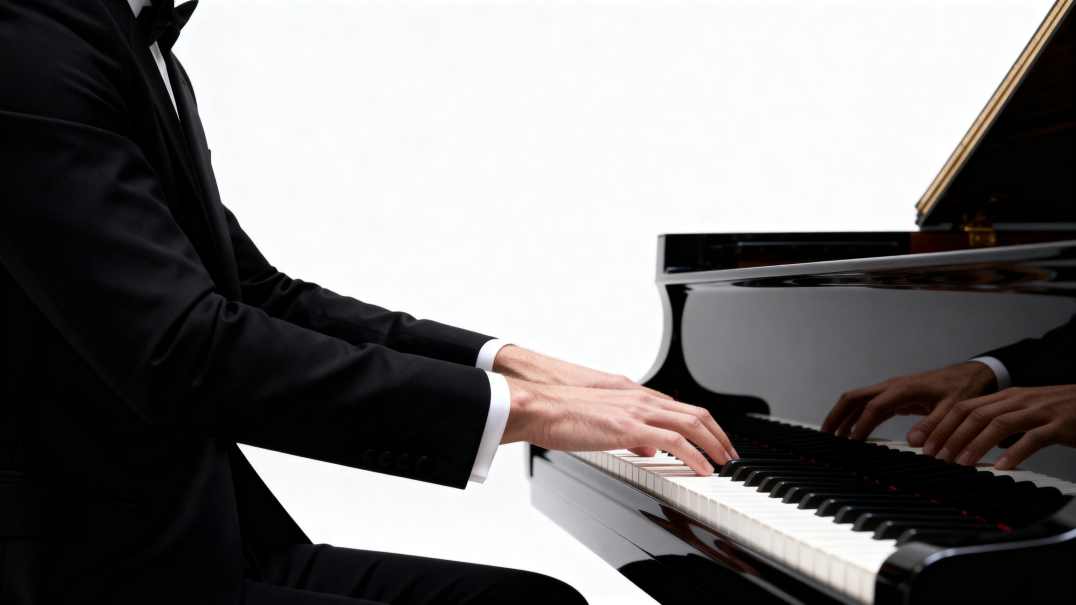
#> input picture images/backgorund-images/hero-alt-scene.jpg, 5376 x 3024 px, given in place of hero-piano-raw.jpg, which was not available (shown at 1/5 size)
$ python build_hero.py
#> lines starting #> are read from the running program, lines starting #| are printed output that depends on the picture; after the words box and inside, x2 and y2 are one past the last pixel; in counts of white or black regions, pixels touching at a corner belong together; pictures that were not available may be replaced by others from this repository, and a replacement may not be noted
"""Compose the desktop hero from the generated grand-piano plate.

The instrument is used exactly as generated. Nothing here redraws, replaces,
masks or otherwise touches the piano: no keyboard is reconstructed, no decal is
laid on, no part of the anatomy is altered. An earlier version of this script
did rebuild the keyboard; that is removed.

What remains are the three things the page needs and that do not touch the
instrument:

  1. the studio backdrop is forced to exactly #f6f5f3, the colour of the
     piano-video section, so the hero shares one ground with it;
  2. the plate is scaled and positioned for the hero -- inset slightly so the
     whole instrument survives the side crop a 16:10 viewport applies;
  3. the bottom of the frame is dissolved into that same backdrop, starting
     below the legs so the keys are never faded, and the top is dissolved the
     same way so the lid's cropped edge vanishes behind the nav.
"""
import os

import numpy as np
from PIL import Image, ImageDraw, ImageFilter

SRC = "images/backgorund-images/hero-piano-raw.jpg"
DST = "images/backgorund-images/hero-piano.jpg"
BONE = np.array([0xF6, 0xF5, 0xF3], dtype=np.float64)   # == the piano-video section

RIM_Y = 1250                       # top of the case; above it only lid, prop and backdrop
KB_LOW = 2301                      # the keyboard's lowest point on the plate

# Design frame is 16:9; built at 2x and delivered at 3840x2160.
SS = 2
DW, DH = 1600 * SS, 900 * SS
KB_BOTTOM = 800 * SS               # where the keyboard's lowest point lands
PIANO_TOP = 0                      # plate is top-aligned: its lid is cut at its own top edge
PIANO_DX = 0                       # centred; the backdrop is bone either side
FADE_FROM, FADE_TO = 762 * SS, 812 * SS   # below the legs, above the scroll cue

# The lid is cropped by the plate's own top edge and, with the instrument whole
# and centred, it crosses the nav's centred logo at every offset that keeps the
# body complete -- black wordmark on black lid. A short dissolve at the top lets
# that cropped edge vanish into the bone the nav sits on, instead of ending on a
# hard line. Same operation as the bottom dissolve; the instrument is untouched.
TOP_FADE_TO = 160 * SS

# The plate is inset so the whole instrument survives the side crop: a 16:10
# viewport shows only the middle 90% of a 16:9 background under `cover`, and the
# piano spans ~96% of the plate, so at full size its tail and cheek would be cut.
PLATE_SCALE = 0.90


# NOTE: every generation run so far -- nineteen, across two models -- was asked
# for black felt behind the keys, and every one came back with the red strip.  It
# is a real feature of the instrument, not a model artefact.  An earlier revision
# of this script desaturated it here; that was a retouch of the photograph and
# has been removed.  The plate now goes out exactly as generated.


def snap_backdrop(a):
    """Force the studio backdrop onto exactly BONE, leaving the piano alone.

    Above the rim the frame holds only lid, prop and backdrop, so a threshold is
    safe there and reaches the void the lid encloses, which a border flood fill
    cannot. Below the rim the fill is seeded from every edge -- the instrument
    reaches both sides, so pockets beside it are not all reachable from one
    corner -- and it never touches the naturals, which the case encloses.
    """
    h, w, _ = a.shape
    lum = 0.2126*a[:, :, 0] + 0.7152*a[:, :, 1] + 0.0722*a[:, :, 2]
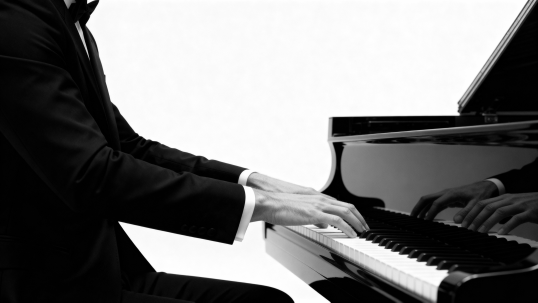
#> lum: shape (3024, 5376) float64 (shown at 1/10 size); min 0, max 255, mean 120.3
    m = np.zeros((h, w), bool)
    m[:RIM_Y] = lum[:RIM_Y] > 185
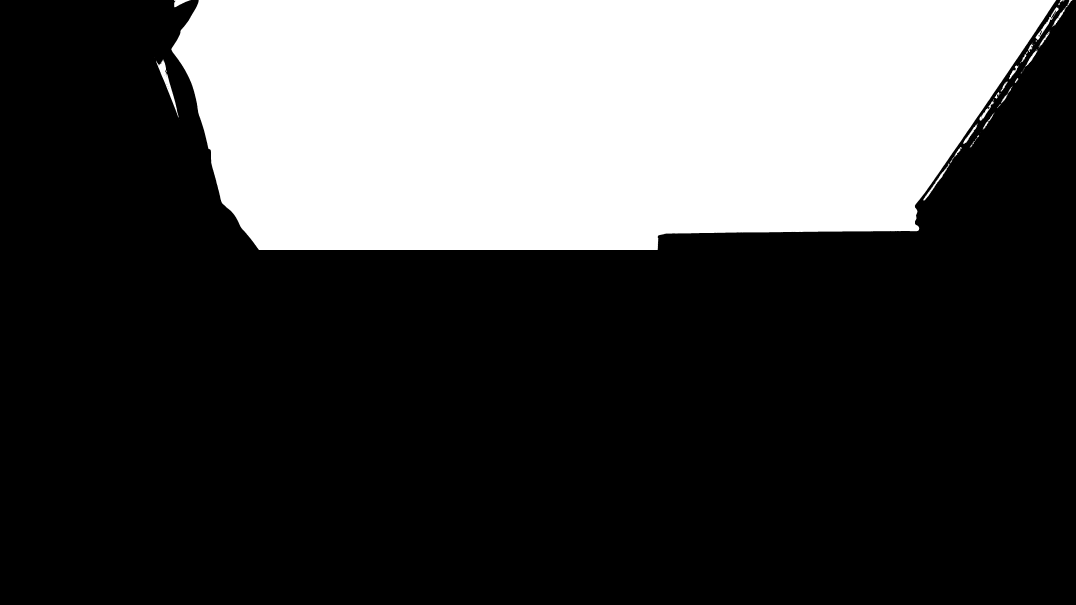
#> m: shape (3024, 5376) bool (shown at 1/5 size); 29% white; 92 white regions (57 under 20 px), largest, box (x1, y1, x2, y2) and area: (857, 0, 5281, 1250) 4687767, (780, 297, 893, 589) 5484, (5177, 34, 5294, 201) 2301

    im = Image.fromarray(np.clip(a, 0, 255).astype(np.uint8))
#> im is the input picture: PIL image 5376x3024 RGB; mean R, G, B 121.6, 120, 119.8
    small = im.convert("L").resize((w // 4, h // 4), Image.BILINEAR)
    light = small.point(lambda v: 255 if v > 125 else 0)
#> light: PIL image 1344x756 L; 45.5% white; 57 white regions (43 under 20 px), largest, box (x1, y1, x2, y2) and area: (214, 0, 1332, 756) 451597, (854, 353, 958, 487) 7037, (1154, 0, 1341, 266) 1601
    sw, sh = light.size
    for sx, sy in [(0, 0), (sw-1, 0), (0, sh-1), (sw-1, sh-1),
                   (sw//2, 0), (0, sh//2), (sw-1, sh//2), (sw//2, sh-1)]:
        if light.getpixel((sx, sy)) == 255:
            ImageDraw.floodfill(light, (sx, sy), 128)
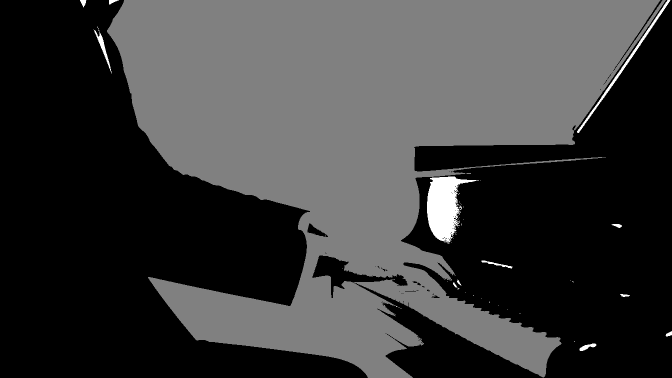
#> light: PIL image 1344x756 L (shown at 1/2 size); min 0, max 255, mean 59.5
    below = np.asarray(light.point(lambda v: 255 if v == 128 else 0)
                       .resize((w, h), Image.NEAREST), np.uint8) > 0
#> below: shape (3024, 5376) bool; 44.4% white; 1 white region, box (x1, y1, x2, y2) and area: (856, 0, 5328, 3024) 7225344
    m[RIM_Y:] = below[RIM_Y:]
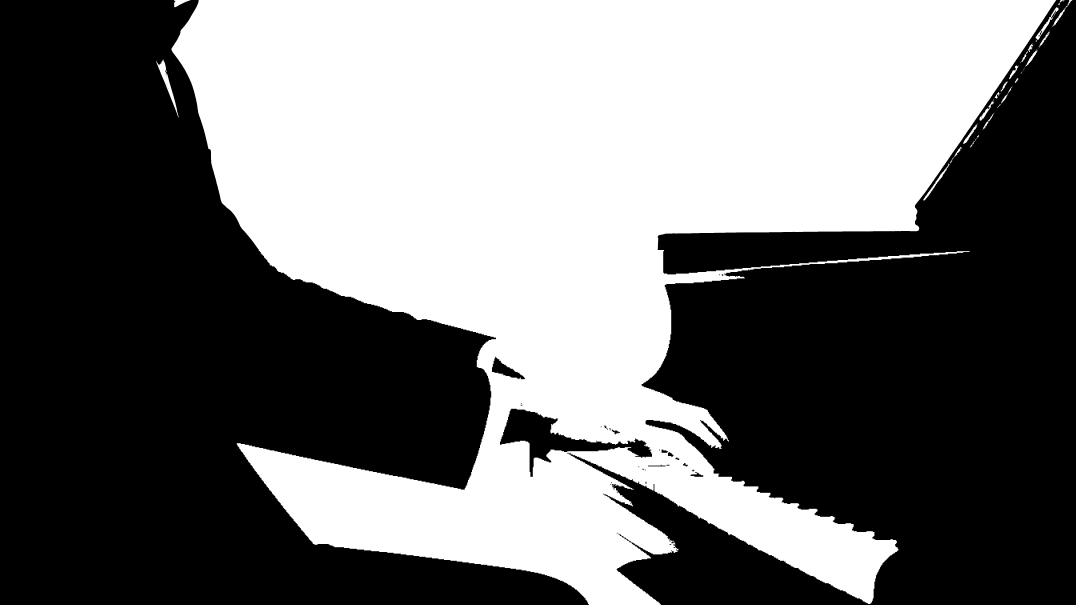
#> m: shape (3024, 5376) bool (shown at 1/5 size); 44.3% white; 92 white regions (57 under 20 px), largest, box (x1, y1, x2, y2) and area: (857, 0, 5281, 3024) 7181791, (780, 297, 893, 589) 5484, (5177, 34, 5294, 201) 2301

    soft = np.asarray(Image.fromarray((m * 255).astype(np.uint8))
                      .filter(ImageFilter.GaussianBlur(2.0)), np.float64) / 255.0
    return a * (1 - soft[:, :, None]) + BONE[None, None, :] * soft[:, :, None]
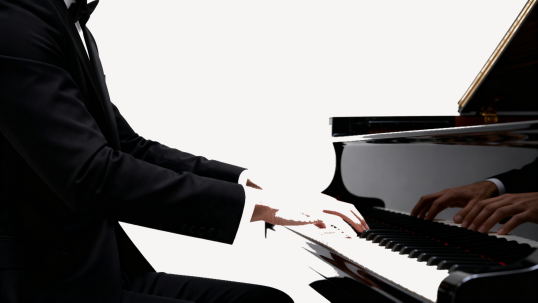
#> returned value: shape (3024, 5376, 3) float64 (shown at 1/10 size); mean of channels 0, 1, 2 122.6, 121, 120.1; drawn as R, G, B


a = np.asarray(Image.open(SRC).convert("RGB"), dtype=np.float64)
im = Image.fromarray(np.clip(snap_backdrop(a), 0, 255).astype(np.uint8))

# The plate is framed 16:9 with the whole instrument inside it, so it maps onto
# the hero one to one: scaling to fill the canvas height also fills the width,
# and the complete body, the legs and the room below the keys all survive.
# Pinning the keyboard to a fixed design row instead would blow the plate up to
# ~143% of the hero width and crop the body and legs straight back off.
K = DH / im.height * PLATE_SCALE
scaled = im.resize((round(im.width * K), round(im.height * K)), Image.LANCZOS)
canvas = Image.new("RGB", (DW, DH), tuple(BONE.astype(int)))
canvas.paste(scaled, (DW // 2 - round(im.width / 2 * K) + PIANO_DX, PIANO_TOP))
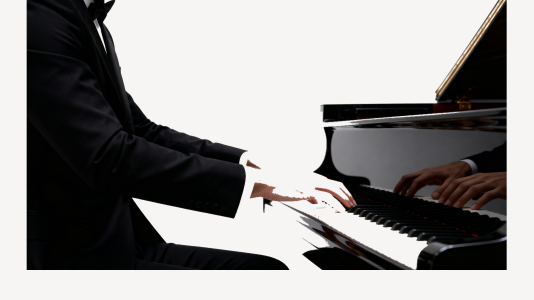
#> canvas: PIL image 3200x1800 RGB (shown at 1/6 size); mean R, G, B 146, 144.5, 143.4

out = np.asarray(canvas, dtype=np.float64)
y = np.arange(DH, dtype=np.float64)
t = np.clip((y - FADE_FROM) / (FADE_TO - FADE_FROM), 0.0, 1.0)
al = (t * t * (3 - 2 * t))[:, None, None]
out = out * (1 - al) + BONE[None, None, :] * al
out[FADE_TO:] = BONE[None, None, :]

tt = np.clip(y / TOP_FADE_TO, 0.0, 1.0)
at = (1 - tt * tt * (3 - 2 * tt))[:, None, None]
out = out * (1 - at) + BONE[None, None, :] * at
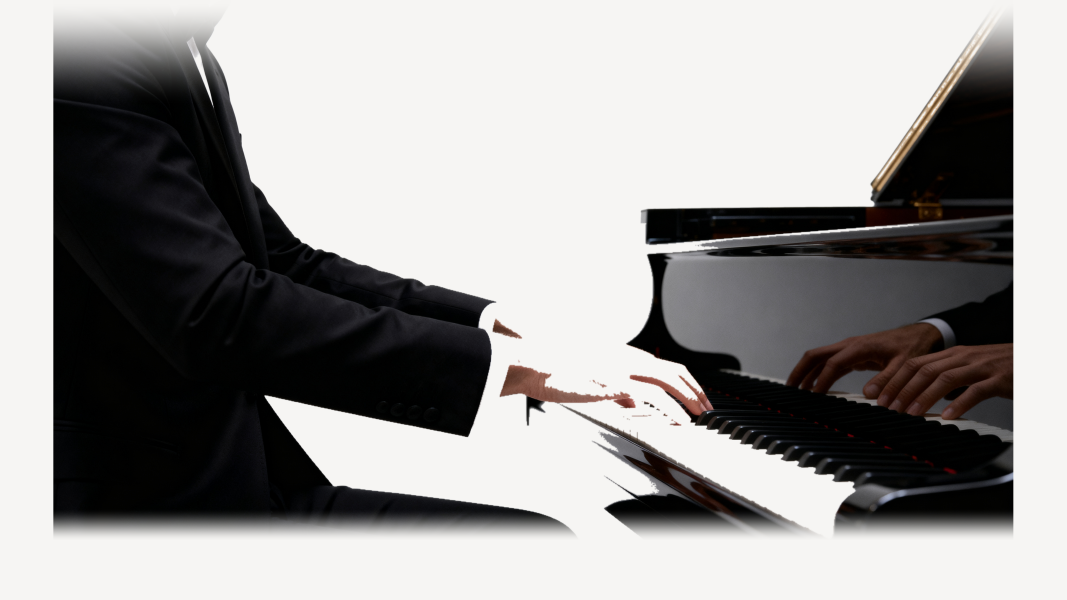
#> out: shape (1800, 3200, 3) float64 (shown at 1/3 size); mean R, G, B 154.7, 153.2, 152

final = Image.fromarray(np.clip(out, 0, 255).astype(np.uint8)).resize((3840, 2160), Image.LANCZOS)
final.save(DST, quality=86, optimize=True, progressive=True, subsampling=0)
print("wrote %s %s  %.0f KB   piano %.0f design px (%.0f%% of 1440)"
      % (DST, final.size, os.path.getsize(DST) / 1024,
         im.width * K / SS, 100 * im.width * K / SS / 1440))
#| wrote images/backgorund-images/hero-piano.jpg (3840, 2160)  395 KB   piano 1440 design px (100% of 1440)

$ run again, on images/backgorund-images/hero-keys-mobile.jpg
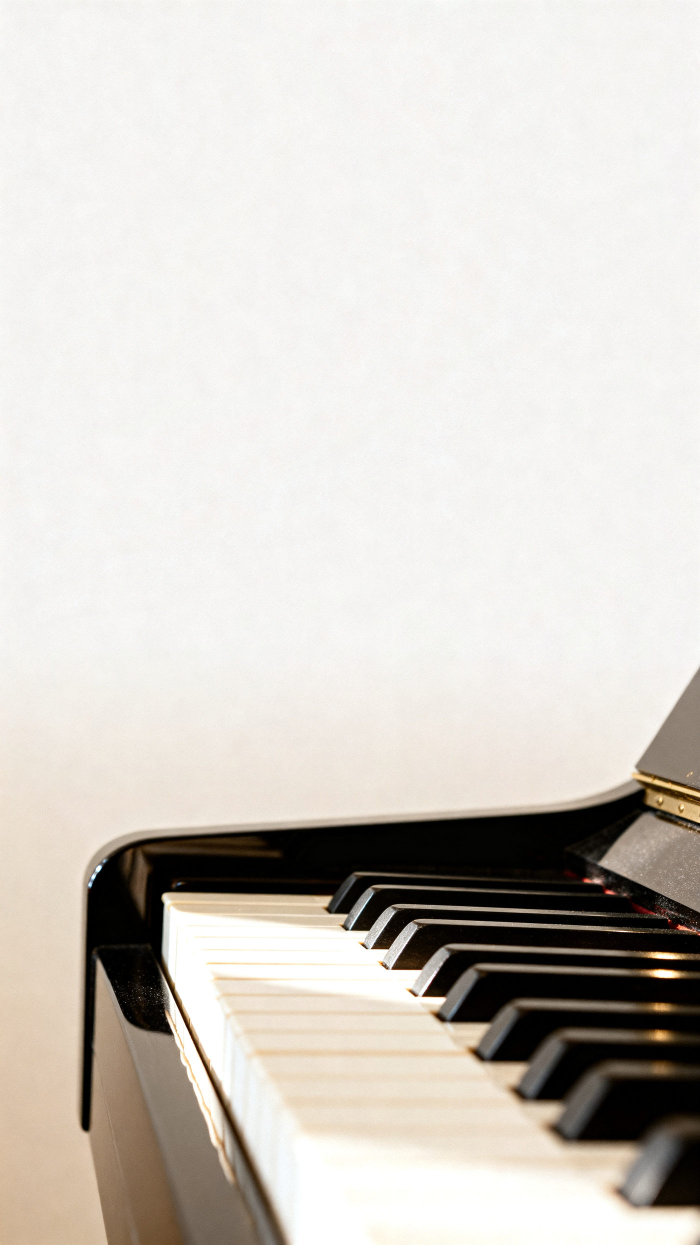
#> input picture images/backgorund-images/hero-keys-mobile.jpg, 1400 x 2489 px, given in place of hero-piano-raw.jpg, which was not available (shown at 1/2 size)
#> in snap_backdrop, `m[:RIM_Y] = lum[:RIM_Y] > 185`:
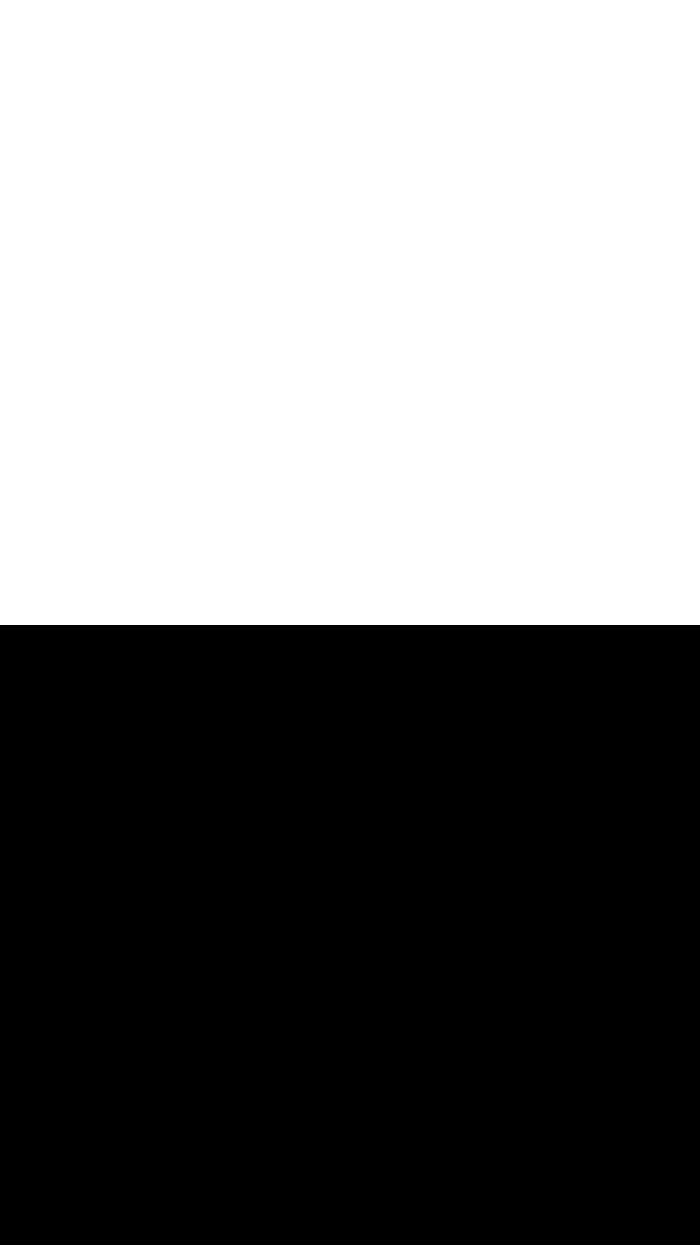
#> m: shape (2489, 1400) bool (shown at 1/2 size); 50.2% white; 1 black region, box (x1, y1, x2, y2) and area: (0, 1250, 1400, 2489) 1734600
#> in snap_backdrop, im is the input picture: PIL image 1400x2489 RGB; mean R, G, B 209.9, 205.2, 198.9
#> below: shape (2489, 1400) bool; 84% white; 12 black regions (3 under 20 px), largest, box (x1, y1, x2, y2) and area: (160, 1561, 1400, 2489) 555312, (1280, 1541, 1400, 1585) 1392, (1236, 2377, 1260, 2401) 320
#> `canvas.paste(scaled, (DW // 2 - round(im.width / 2 * K) + PIANO_DX, PI..`:
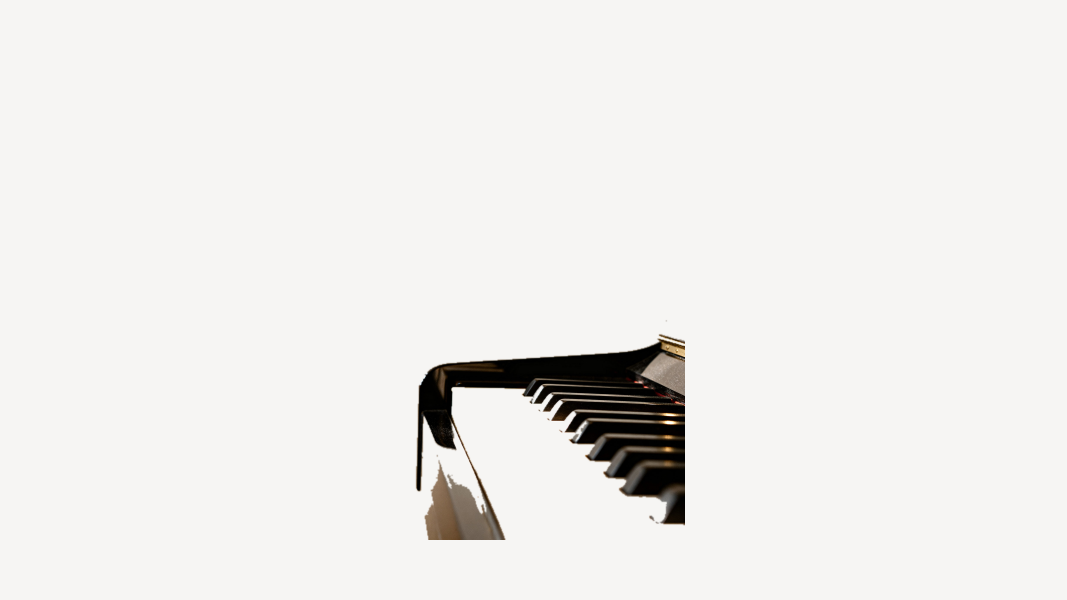
#> canvas: PIL image 3200x1800 RGB (shown at 1/3 size); mean R, G, B 238, 236.7, 234.4
#| wrote images/backgorund-images/hero-piano.jpg (3840, 2160)  161 KB   piano 456 design px (32% of 1440)

$ run again, on images/backgorund-images/hero-keys.jpg
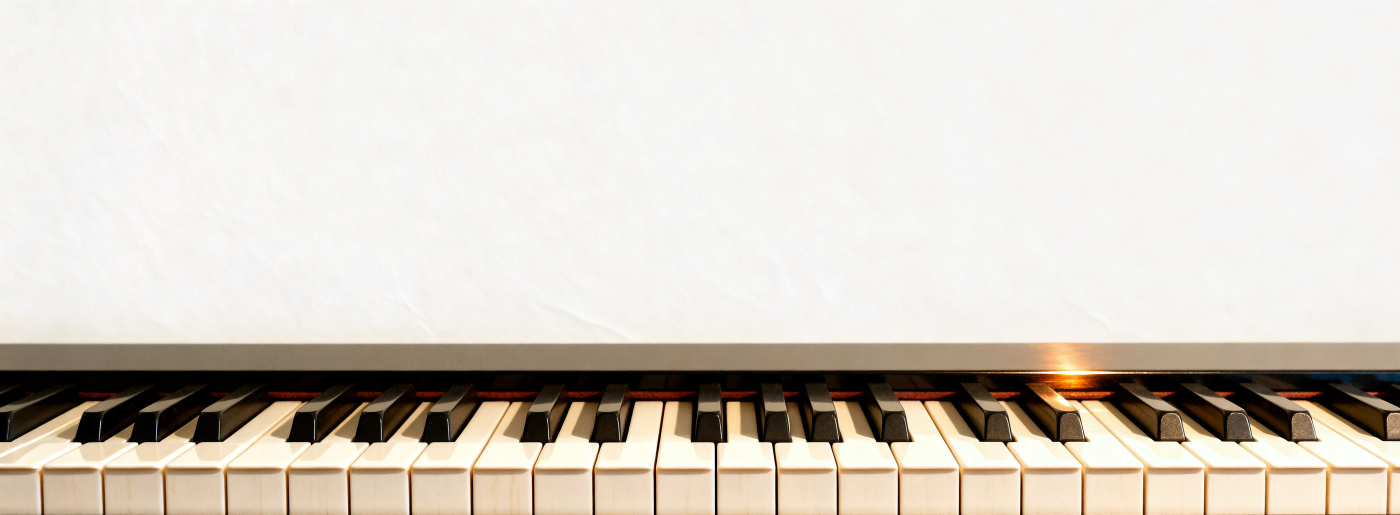
#> input picture images/backgorund-images/hero-keys.jpg, 2800 x 1029 px, given in place of hero-piano-raw.jpg, which was not available (shown at 1/2 size)
#> m: shape (1029, 2800) bool; 81.1% white; 160 black regions (141 under 20 px), largest, box (x1, y1, x2, y2) and area: (0, 686, 2800, 1029) 510894, (0, 932, 319, 1029) 8095, (321, 932, 443, 1029) 3019
#> in snap_backdrop, im is the input picture: PIL image 2800x1029 RGB; mean R, G, B 215.7, 209.1, 200.2
#> after the loop in snap_backdrop, `for sx, sy in [(0, 0), (sw-1, 0), (0, sh-1), (sw-1, sh-1),`:
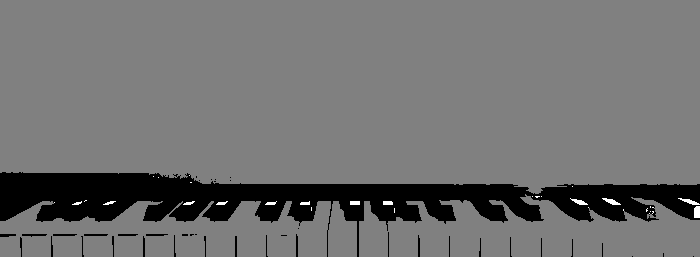
#> light: PIL image 700x257 L; min 0, max 255, mean 111.8
#> below: shape (1029, 2800) bool; 86.8% white; 40 black regions (8 under 20 px), largest, box (x1, y1, x2, y2) and area: (0, 689, 2800, 1029) 368128, (88, 937, 188, 949) 800, (336, 937, 432, 945) 752
#> `canvas.paste(scaled, (DW // 2 - round(im.width / 2 * K) + PIANO_DX, PI..`:
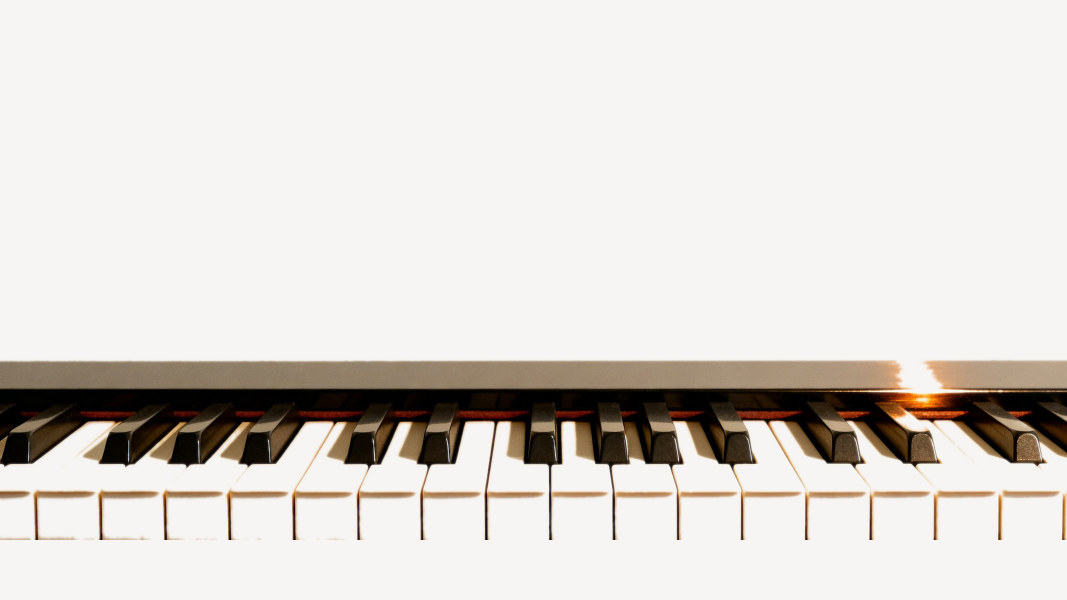
#> canvas: PIL image 3200x1800 RGB (shown at 1/3 size); mean R, G, B 220.8, 216.6, 211.6
#| wrote images/backgorund-images/hero-piano.jpg (3840, 2160)  342 KB   piano 2204 design px (153% of 1440)
